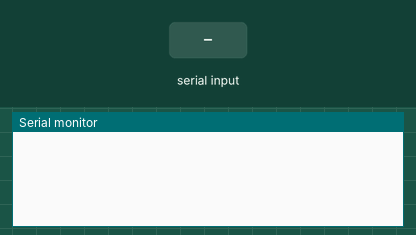
This sketch was run on a simulated Arduino Uno, built with avr-gcc and run on an emulated ATmega328P. Parts: the last lines printed to the serial monitor. The inputs (shaded band) are chosen by the test bench.

Above: at 1.2 s.
1.3 s: "90,45\n" received over Serial
At 2.5 s:
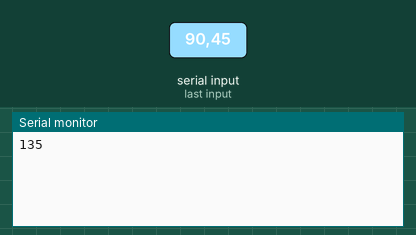
4.3 s: "30,150\n" received over Serial
At 4.9 s:
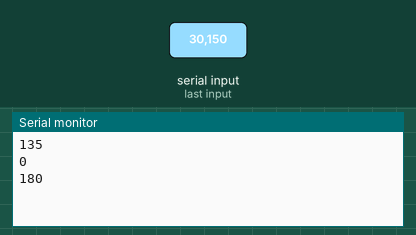
Timing chart, 0 to 7.3 s (numbered marks = the images above; inputs shaded):
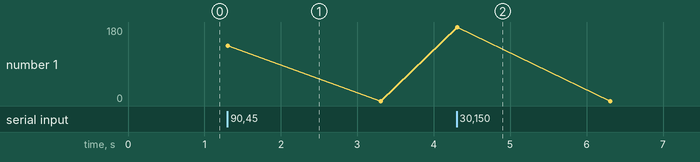

The sketch:

SimpleMathSketch.ino
```cpp
/*
 *  Works together with an external input to add two integers and
 *  return their sum.
 *
 *  Created: 27 January 2017
 *  By: Joe Runser
 *
 *  Modified: 27 January 2017
 *  By: Joe Runser
 */

int numOne;
int numTwo;
int sum;

void setup() {
  Serial.begin(9600);
}

void loop() {
  if(Serial.available() > 0) {

    // reads the incoming data
    numOne = Serial.parseInt();
    numTwo = Serial.parseInt();

    sum = numOne + numTwo;

    Serial.println(sum);
  }
}
```

Measured:
- after the input at 1.3 s, the serial monitor: prints a new line at once (image 1)
- after the input at 4.3 s, the serial monitor: prints a new line at once (image 2)
